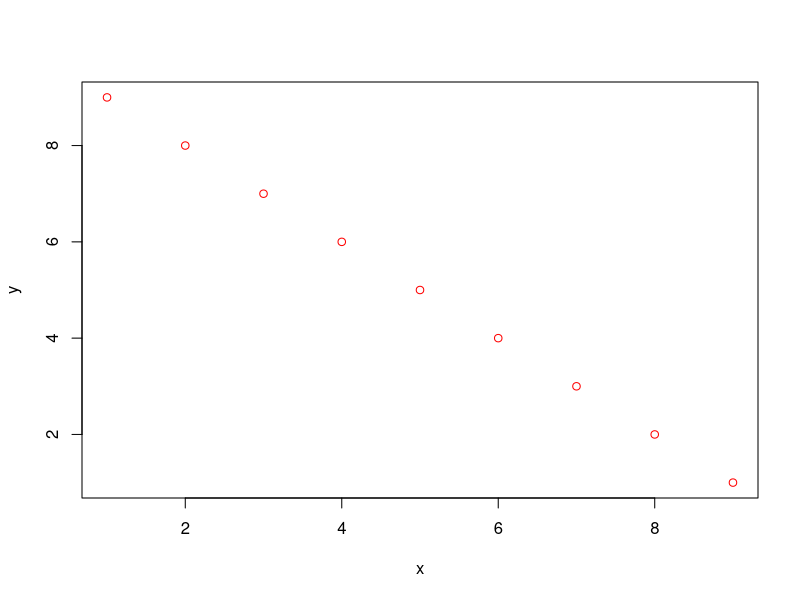
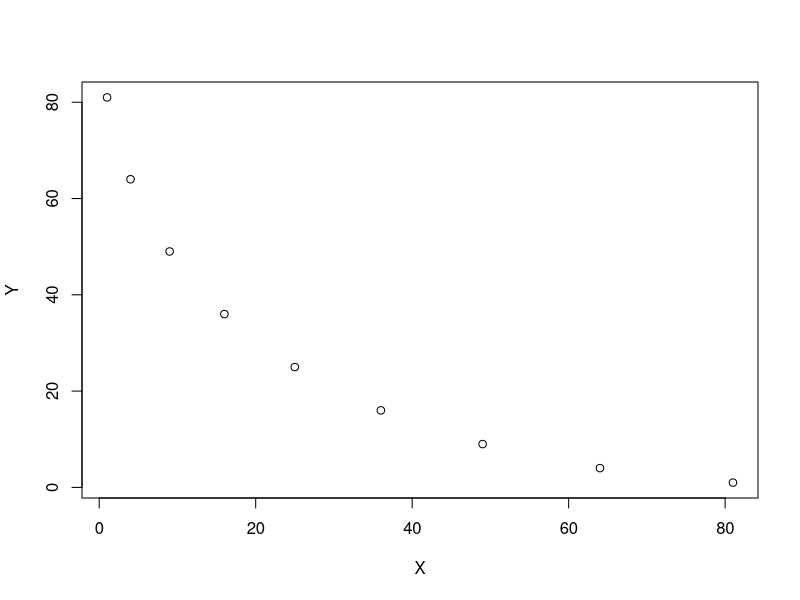

These figures' R source, in order:


#linear space
x<-c(1,2,3,4,5,6,7,8,9)
y<-c(9,8,7,6,5,4,3,2,1)
z<-(x*x) + (y*y)

plot(x,y,col="red")



# non linear space

X<-x**2
Y<-y**2
Z<-X+Y
plot(X,Y)
